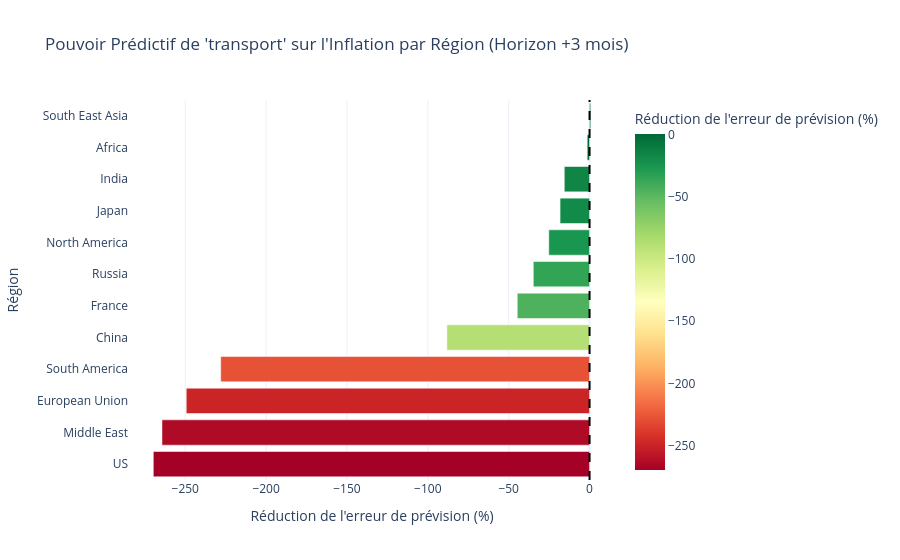

The notebook cell this image was saved under:
### Code cell
# 2. Je veux savoir quelle zone mondiale est la plus sensible aux récits sur l'énergie
compare_regions_predictive_power(df_geo, "att_weight", "transport", lag_months=3)

### Figure 1 — Plotly figure (JSON) as saved in the notebook; plotly's stock layout.template omitted (floating-point values rounded to 4 significant figures)
{"data": [{"hovertemplate": "Réduction de l'erreur de prévision (%)=%{marker.color}<br>Région=%{y}<extra></extra>", "legendgroup": "", "marker": {"color": [-269.8, -264.4, -249.4, -228.1, -88.23, -44.72, -34.78, -25.2, -18.23, -15.62, -1.445, 0.7109], "coloraxis": "coloraxis", "pattern": {"shape": ""}}, "name": "", "orientation": "h", "showlegend": false, "textposition": "auto", "type": "bar", "x": [-269.8, -264.4, -249.4, -228.1, -88.23, -44.72, -34.78, -25.2, -18.23, -15.62, -1.445, 0.7109], "xaxis": "x", "y": ["US", "Middle East", "European Union", "South America", "China", "France", "Russia", "North America", "Japan", "India", "Africa", "South East Asia"], "yaxis": "y"}], "layout": {"barmode": "relative", "coloraxis": {"autocolorscale": false, "colorbar": {"title": {"text": "Réduction de l'erreur de prévision (%)"}}, "colorscale": [[0, "rgb(165,0,38)"], [0.1, "rgb(215,48,39)"], [0.2, "rgb(244,109,67)"], [0.3, "rgb(253,174,97)"], [0.4, "rgb(254,224,139)"], [0.5, "rgb(255,255,191)"], [0.6, "rgb(217,239,139)"], [0.7, "rgb(166,217,106)"], [0.8, "rgb(102,189,99)"], [0.9, "rgb(26,152,80)"], [1, "rgb(0,104,55)"]]}, "legend": {"tracegroupgap": 0}, "shapes": [{"line": {"color": "black", "dash": "dash", "width": 2}, "type": "line", "x0": 0, "x1": 0, "xref": "x", "y0": 0, "y1": 1, "yref": "y domain"}], "showlegend": false, "title": {"text": "Pouvoir Prédictif de 'transport' sur l'Inflation par Région (Horizon +3 mois)"}, "xaxis": {"anchor": "y", "domain": [0, 1], "title": {"text": "Réduction de l'erreur de prévision (%)"}}, "yaxis": {"anchor": "x", "domain": [0, 1], "title": {"text": "Région"}}}}
